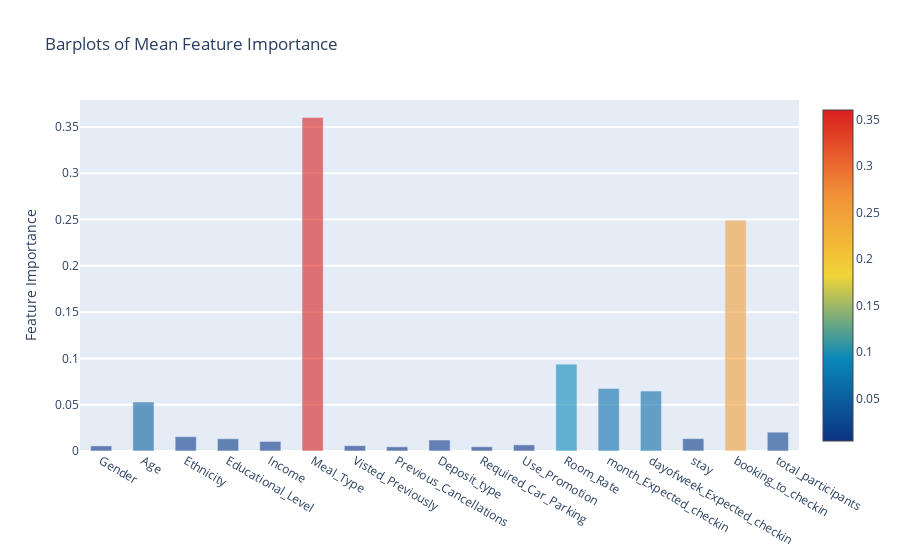

The cell this chart's notebook holds for it:
### Code cell
y = feature_dataframe['mean'].values
x = feature_dataframe['features'].values
data = [go.Bar(
            x= x,
             y= y,
            width = 0.5,
            marker=dict(
               color = feature_dataframe['mean'].values,
            colorscale='Portland',
            showscale=True,
            reversescale = False
            ),
            opacity=0.6
        )]

layout= go.Layout(
    autosize= True,
    title= 'Barplots of Mean Feature Importance',
    hovermode= 'closest',
#     xaxis= dict(
#         title= 'Pop',
#         ticklen= 5,
#         zeroline= False,
#         gridwidth= 2,
#     ),
    yaxis=dict(
        title= 'Feature Importance',
        ticklen= 5,
        gridwidth= 2
    ),
    showlegend= False
)
fig = go.Figure(data=data, layout=layout)
py.iplot(fig, filename='bar-direct-labels')

### Figure 1 — Plotly figure (JSON) as saved in the notebook; plotly's stock layout.template omitted (floating-point values rounded to 4 significant figures)
{"data": [{"marker": {"color": [0.005494, 0.05287, 0.01545, 0.01325, 0.01037, 0.3602, 0.005729, 0.004508, 0.01186, 0.004572, 0.006599, 0.09381, 0.06748, 0.06476, 0.01337, 0.2493, 0.02034], "colorscale": [[0, "rgb(12,51,131)"], [0.25, "rgb(10,136,186)"], [0.5, "rgb(242,211,56)"], [0.75, "rgb(242,143,56)"], [1, "rgb(217,30,30)"]], "reversescale": false, "showscale": true}, "opacity": 0.6, "type": "bar", "width": 0.5, "x": ["Gender", "Age", "Ethnicity", "Educational_Level", "Income", "Meal_Type", "Visted_Previously", "Previous_Cancellations", "Deposit_type", "Required_Car_Parking", "Use_Promotion", "Room_Rate", "month_Expected_checkin", "dayofweek_Expected_checkin", "stay", "booking_to_checkin", "total_participants"], "y": [0.005494, 0.05287, 0.01545, 0.01325, 0.01037, 0.3602, 0.005729, 0.004508, 0.01186, 0.004572, 0.006599, 0.09381, 0.06748, 0.06476, 0.01337, 0.2493, 0.02034]}], "layout": {"autosize": true, "hovermode": "closest", "showlegend": false, "title": {"text": "Barplots of Mean Feature Importance"}, "yaxis": {"gridwidth": 2, "ticklen": 5, "title": {"text": "Feature Importance"}}}}
